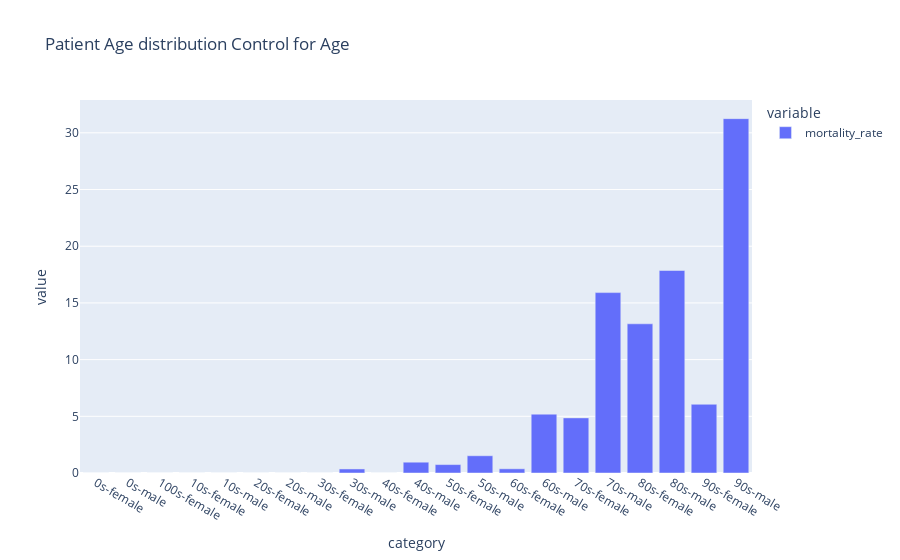

Here is the notebook cell this chart was saved with:
### Code cell
px.bar(df_decease_control_age, title = 'Patient Age distribution Control for Age')

### Figure 1 — Plotly figure (JSON) as saved in the notebook; plotly's stock layout.template omitted (floating-point values rounded to 4 significant figures)
{"data": [{"alignmentgroup": "True", "hovertemplate": "variable=mortality_rate<br>category=%{x}<br>value=%{y}<extra></extra>", "legendgroup": "mortality_rate", "marker": {"color": "#636efa"}, "name": "mortality_rate", "offsetgroup": "mortality_rate", "orientation": "v", "showlegend": true, "textposition": "auto", "type": "bar", "x": ["0s-female", "0s-male", "100s-female", "10s-female", "10s-male", "20s-female", "20s-male", "30s-female", "30s-male", "40s-female", "40s-male", "50s-female", "50s-male", "60s-female", "60s-male", "70s-female", "70s-male", "80s-female", "80s-male", "90s-female", "90s-male"], "xaxis": "x", "y": [0, 0, 0, 0, 0, 0, 0, 0, 0.3559, 0, 0.9524, 0.7426, 1.521, 0.3704, 5.189, 4.861, 15.91, 13.16, 17.86, 6.061, 31.25], "yaxis": "y"}], "layout": {"barmode": "relative", "legend": {"title": {"text": "variable"}, "tracegroupgap": 0}, "title": {"text": "Patient Age distribution Control for Age"}, "xaxis": {"anchor": "y", "domain": [0, 1], "title": {"text": "category"}}, "yaxis": {"anchor": "x", "domain": [0, 1], "title": {"text": "value"}}}}
